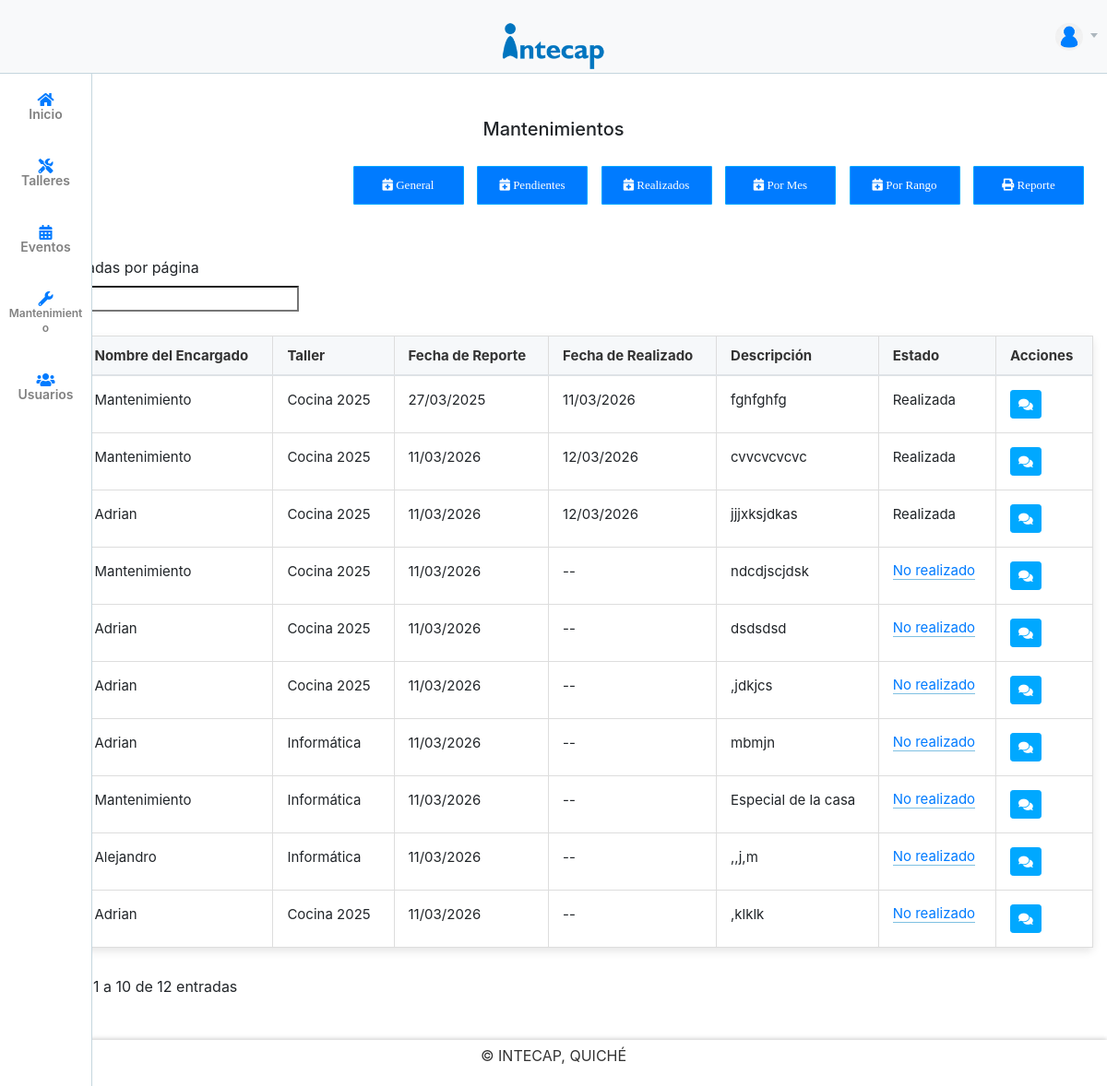
/vistas/ADMIN/MANTENIMIENTO.php?estado=General (signed in), run on the app's committed database.
### tables this page shows
CREATE TABLE `mantenimiento` (
  `id` int(11) NOT NULL,
  `id_taller` varchar(50) DEFAULT NULL,
  `hora_inicio` time DEFAULT NULL,
  `hora_fin` time DEFAULT NULL,
  `f_reporte` date DEFAULT NULL,
  `f_realizado` date DEFAULT NULL,
  `estado` varchar(20) DEFAULT NULL,
  `descripcion` varchar(150) DEFAULT NULL,
  `id_encargado` int(11) NOT NULL
);

CREATE TABLE `usuario` (
  `id` int(11) NOT NULL,
  `nombre` varchar(20) DEFAULT NULL,
  `direccion` varchar(70) DEFAULT NULL,
  `cargo` varchar(150) DEFAULT NULL,
  `nom_usuario` varchar(100) DEFAULT NULL,
  `contraseña` varchar(64) DEFAULT NULL,
  `id_rol` int(11) DEFAULT NULL,
  `estado` varchar(20) DEFAULT NULL
);

CREATE TABLE `talleres` (
  `id` int(11) NOT NULL,
  `nombre_taller` varchar(100) NOT NULL,
  `participantes` int(11) DEFAULT NULL,
  `estatilla` varchar(100) DEFAULT NULL,
  `condicion` varchar(150) DEFAULT NULL,
  `hora_entrada` time DEFAULT NULL,
  `hora_salida` time DEFAULT NULL,
  `estado` varchar(20) DEFAULT NULL,
  `anio` year(4) NOT NULL
);

### controladores/session.php (called while the page is built, shortened)
<?php
	include '../../modelos/db.php';
	$sql = "SELECT * FROM usuario WHERE id = '".$_SESSION['admin_intecap']."'";
	$query = $conn->query($sql);
	$user = $query->fetch_assoc();
?>

### vistas/ADMIN/listas/mantenimiento_list.php (the view, shortened to what this page needs)
<?php
include('../../modelos/db.php');
if ($estado=='Pendiente') {
    $sql = "SELECT *,m.id as id_mantenimiento, m.estado as estado_m FROM `mantenimiento` as m INNER JOIN talleres as t ON m.id_taller = t.id INNER JOIN usuario as u ON u.id = m.id_encargado WHERE m.estado = 'no realizado' ";
}elseif ($estado=='Realizados') {
    $sql = "SELECT *,m.id as id_mantenimiento, m.estado as estado_m FROM `mantenimiento` as m INNER JOIN talleres as t ON m.id_taller = t.id INNER JOIN usuario as u ON u.id = m.id_encargado WHERE m.estado = 'Realizada' ";
}elseif ($estado=='Mes') {
    $mes = date("m");
    $ano = date("Y");
    $sql = "SELECT *,m.id as id_mantenimiento, m.estado as estado_m FROM `mantenimiento` as m INNER JOIN talleres as t ON m.id_taller = t.id INNER JOIN usuario as u ON u.id = m.id_encargado WHERE MONTH(f_reporte) = $mes AND YEAR(f_reporte) = $ano";
}elseif ($estado=='General') {
    $sql = "SELECT *,m.id as id_mantenimiento, m.estado as estado_m FROM `mantenimiento` as m INNER JOIN talleres as t ON m.id_taller = t.id INNER JOIN usuario as u ON u.id = m.id_encargado";
}
$query = $conn->query($sql);
while($row = $query->fetch_assoc()){
    $id_mantenimiento = $row['id_mantenimiento'];
?>
    <tr>
        <td> <?php echo date("Y", strtotime($row['f_reporte']));?> </td>
        <td> <?php echo $row['nombre'];?> </td>
        <td><?php echo $row['nombre_taller'];?></td>
        <td><?php echo date("d/m/Y", strtotime($row['f_reporte']));?></td>
        <td><?php echo ($row['estado_m'] == 'Realizada' && $row['f_realizado'] != NULL) ? date("d/m/Y", strtotime($row['f_realizado'])) : '--'; ?></td>
        <td><?php echo $row['descripcion'];?></td>
      <td>
<?php
if ($row['estado_m'] =='no realizado' || ($user['cargo'] == "Admin" && $user['cargo'] == "Instructor")) {
?>
<a class="small-box-footer btn-print" href="<?php  echo "../../modelos/cambiar_estado.php?id_mantenimiento=$id_mantenimiento&estado=".urlencode($estado);?>" onClick="return confirm('¿Está seguro de que quieres cambiar de estado a Realizada?');" >No realizado</a>
<?php
}
elseif ($row['estado_m'] == 'Realizada' && ($user['cargo'] == "Admin" || $user['cargo'] == "Instructor")) {
    echo $row['estado_m'];
?>
<?php
}
else {
    echo $row['estado_m'];
}
?>
</td>
        <td>
             <?php if ($user['cargo'] == "Admin" || $user['cargo'] == "Instructor") { ?>
    <button class="btn btn-primary btn-sm" title="Agregar Comentario" onclick="comentario(<?php echo $id_mantenimiento; ?>)">
        <i class="fas fa-comments"></i>
    </button>
<?php } ?>
<?php
        if ($user['cargo']=="Admin") {
        ?>
                <button class="btn btn-warning btn-sm" onclick="editar(<?php echo $id_mantenimiento;?>)">
                    <i class="fas fa-edit"></i>
                </button>
                <button class="btn btn-danger btn-sm" onclick="eliminar(<?php echo $id_mantenimiento;?>)">
                    <i class="fas fa-trash"></i>
                </button>
                </td>
        <?php
        }else  {
            ?>
            </td>
        <?php
        }
        ?>
<?php
    }

### vistas/ADMIN/style.css (style rules this page uses)
.table th, .table td { text-align: center; padding: 12px; }

### vistas/ADMIN/header.php (style rules this page uses)
html, body { height: 100%; margin: 0; }
body { display: flex; flex-direction: column; min-height: 100vh; margin: 0; }
.table th, .table td { padding: 15px; text-align: left; border: 1px solid #ddd; }

### data on the page
mantenimiento: usuario.nombre "Mantenimiento", id_taller.nombre_taller "Cocina 2025", f_reporte "27/03/2025", f_realizado "11/03/2026", descripcion "fghfghfg", estado "Realizada"
mantenimiento: usuario.nombre "Mantenimiento", id_taller.nombre_taller "Cocina 2025", f_reporte "11/03/2026", f_realizado "12/03/2026", descripcion "cvvcvcvcvc", estado "Realizada"
mantenimiento: usuario.nombre "Adrian", id_taller.nombre_taller "Cocina 2025", f_reporte "11/03/2026", f_realizado "12/03/2026", descripcion "jjjxksjdkas", estado "Realizada"
mantenimiento: usuario.nombre "Mantenimiento", id_taller.nombre_taller "Cocina 2025", f_reporte "11/03/2026", descripcion "ndcdjscjdsk"
mantenimiento: usuario.nombre "Adrian", id_taller.nombre_taller "Cocina 2025", f_reporte "11/03/2026", descripcion "dsdsdsd"
mantenimiento: usuario.nombre "Adrian", id_taller.nombre_taller "Cocina 2025", f_reporte "11/03/2026", descripcion ",jdkjcs"
mantenimiento: usuario.nombre "Adrian", id_taller.nombre_taller "Informática", f_reporte "11/03/2026", descripcion "mbmjn"
mantenimiento: usuario.nombre "Mantenimiento", id_taller.nombre_taller "Informática", f_reporte "11/03/2026", descripcion "Especial de la casa"
mantenimiento: usuario.nombre "Alejandro", id_taller.nombre_taller "Informática", f_reporte "11/03/2026", descripcion ",,j,m"
mantenimiento: usuario.nombre "Adrian", id_taller.nombre_taller "Cocina 2025", f_reporte "11/03/2026", descripcion ",klklk"
